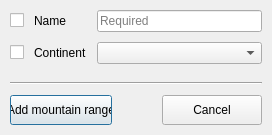
<?xml version="1.0" encoding="UTF-8"?>
<ui version="4.0">
 <class>RangeDialog</class>
 <widget class="QDialog" name="RangeDialog">
  <property name="geometry">
   <rect>
    <x>0</x>
    <y>0</y>
    <width>272</width>
    <height>135</height>
   </rect>
  </property>
  <property name="sizePolicy">
   <sizepolicy hsizetype="Preferred" vsizetype="Fixed">
    <horstretch>0</horstretch>
    <verstretch>0</verstretch>
   </sizepolicy>
  </property>
  <property name="windowTitle">
   <string>New mountain range</string>
  </property>
  <layout class="QVBoxLayout" name="verticalLayout">
   <property name="spacing">
    <number>10</number>
   </property>
   <property name="leftMargin">
    <number>10</number>
   </property>
   <property name="topMargin">
    <number>10</number>
   </property>
   <property name="rightMargin">
    <number>10</number>
   </property>
   <property name="bottomMargin">
    <number>10</number>
   </property>
   <item>
    <layout class="QFormLayout" name="formLayout">
     <property name="horizontalSpacing">
      <number>10</number>
     </property>
     <property name="verticalSpacing">
      <number>10</number>
     </property>
     <item row="0" column="0">
      <layout class="QHBoxLayout" name="nameLabelLayout">
       <property name="spacing">
        <number>10</number>
       </property>
       <item>
        <widget class="QCheckBox" name="nameCheckbox">
        </widget>
       </item>
       <item>
        <widget class="QLabel" name="nameLabel">
         <property name="text">
          <string>Name</string>
         </property>
        </widget>
       </item>
      </layout>
     </item>
     <item row="0" column="1">
      <widget class="QLineEdit" name="nameLineEdit">
       <property name="sizePolicy">
        <sizepolicy hsizetype="MinimumExpanding" vsizetype="Fixed">
         <horstretch>0</horstretch>
         <verstretch>0</verstretch>
        </sizepolicy>
       </property>
       <property name="minimumSize">
        <size>
         <width>150</width>
         <height>0</height>
        </size>
       </property>
       <property name="placeholderText">
        <string>Required</string>
       </property>
      </widget>
     </item>
     <item row="1" column="0">
      <layout class="QHBoxLayout" name="continentLabelLayout">
       <property name="spacing">
        <number>10</number>
       </property>
       <item>
        <widget class="QCheckBox" name="continentCheckbox">
        </widget>
       </item>
       <item>
        <widget class="QLabel" name="continentLabel">
         <property name="text">
          <string>Continent</string>
         </property>
        </widget>
       </item>
      </layout>
     </item>
     <item row="1" column="1">
      <widget class="QComboBox" name="continentCombo">
       <property name="sizePolicy">
        <sizepolicy hsizetype="MinimumExpanding" vsizetype="Fixed">
         <horstretch>0</horstretch>
         <verstretch>0</verstretch>
        </sizepolicy>
       </property>
       <property name="minimumSize">
        <size>
         <width>150</width>
         <height>0</height>
        </size>
       </property>
       <property name="placeholderText">
        <string>Select</string>
       </property>
      </widget>
     </item>
    </layout>
   </item>
   <item>
    <widget class="Line" name="bottomLine">
     <property name="orientation">
      <enum>Qt::Horizontal</enum>
     </property>
    </widget>
   </item>
   <item>
    <layout class="QHBoxLayout" name="bottomButtonLayout">
     <property name="spacing">
      <number>50</number>
     </property>
     <item>
      <widget class="QPushButton" name="okButton">
       <property name="sizePolicy">
        <sizepolicy hsizetype="MinimumExpanding" vsizetype="Fixed">
         <horstretch>0</horstretch>
         <verstretch>0</verstretch>
        </sizepolicy>
       </property>
       <property name="minimumSize">
        <size>
         <width>100</width>
         <height>30</height>
        </size>
       </property>
       <property name="text">
        <string>Add mountain range</string>
       </property>
       <property name="default">
        <bool>true</bool>
       </property>
      </widget>
     </item>
     <item>
      <widget class="QPushButton" name="cancelButton">
       <property name="sizePolicy">
        <sizepolicy hsizetype="MinimumExpanding" vsizetype="Fixed">
         <horstretch>0</horstretch>
         <verstretch>0</verstretch>
        </sizepolicy>
       </property>
       <property name="minimumSize">
        <size>
         <width>100</width>
         <height>30</height>
        </size>
       </property>
       <property name="text">
        <string>Cancel</string>
       </property>
      </widget>
     </item>
    </layout>
   </item>
  </layout>
 </widget>
 <resources/>
 <connections/>
</ui>
